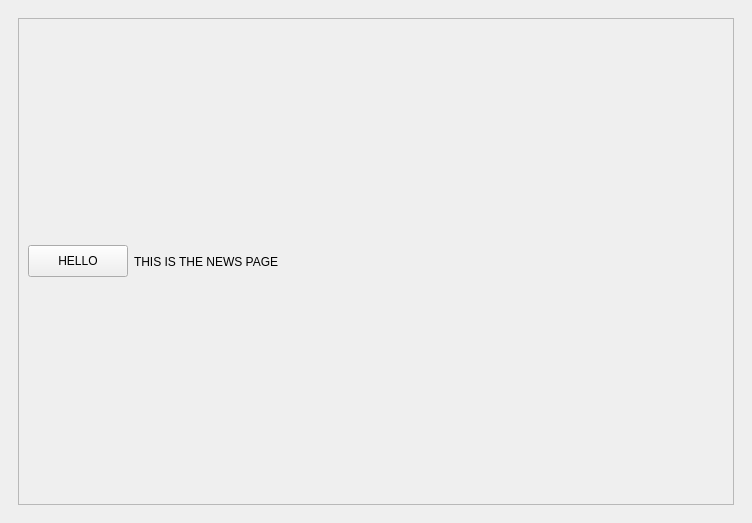
<?xml version="1.0" encoding="UTF-8"?>
<ui version="4.0">
 <class>MainWindow</class>
 <widget class="QMainWindow" name="MainWindow">
  <property name="geometry">
   <rect>
    <x>0</x>
    <y>0</y>
    <width>752</width>
    <height>523</height>
   </rect>
  </property>
  <property name="windowTitle">
   <string>MainWindow</string>
  </property>
  <widget class="QWidget" name="centralwidget">
   <layout class="QVBoxLayout" name="verticalLayout_3">
    <item>
     <widget class="QStackedWidget" name="stackedWidget">
      <property name="currentIndex">
       <number>1</number>
      </property>
      <widget class="QWidget" name="registration_page">
       <layout class="QVBoxLayout" name="verticalLayout">
        <item>
         <widget class="QFrame" name="frame_3">
          <property name="frameShape">
           <enum>QFrame::StyledPanel</enum>
          </property>
          <property name="frameShadow">
           <enum>QFrame::Raised</enum>
          </property>
          <layout class="QHBoxLayout" name="horizontalLayout_3">
           <item>
            <widget class="QPushButton" name="pushButton_4">
             <property name="maximumSize">
              <size>
               <width>100</width>
               <height>32</height>
              </size>
             </property>
             <property name="text">
              <string>HELLO2</string>
             </property>
            </widget>
           </item>
           <item>
            <widget class="QLabel" name="label_2">
             <property name="text">
              <string>THIS IS THE REGISTRATION PAGE</string>
             </property>
            </widget>
           </item>
          </layout>
         </widget>
        </item>
       </layout>
      </widget>
      <widget class="QWidget" name="news_page">
       <layout class="QVBoxLayout" name="verticalLayout_2">
        <item>
         <widget class="QFrame" name="frame_2">
          <property name="frameShape">
           <enum>QFrame::StyledPanel</enum>
          </property>
          <property name="frameShadow">
           <enum>QFrame::Raised</enum>
          </property>
          <layout class="QHBoxLayout" name="horizontalLayout_2">
           <item>
            <widget class="QPushButton" name="old_button">
             <property name="maximumSize">
              <size>
               <width>100</width>
               <height>32</height>
              </size>
             </property>
             <property name="text">
              <string>HELLO</string>
             </property>
            </widget>
           </item>
           <item>
            <widget class="QLabel" name="label">
             <property name="text">
              <string>THIS IS THE NEWS PAGE</string>
             </property>
            </widget>
           </item>
          </layout>
         </widget>
        </item>
       </layout>
      </widget>
     </widget>
    </item>
   </layout>
  </widget>
 </widget>
 <resources/>
 <connections/>
</ui>
